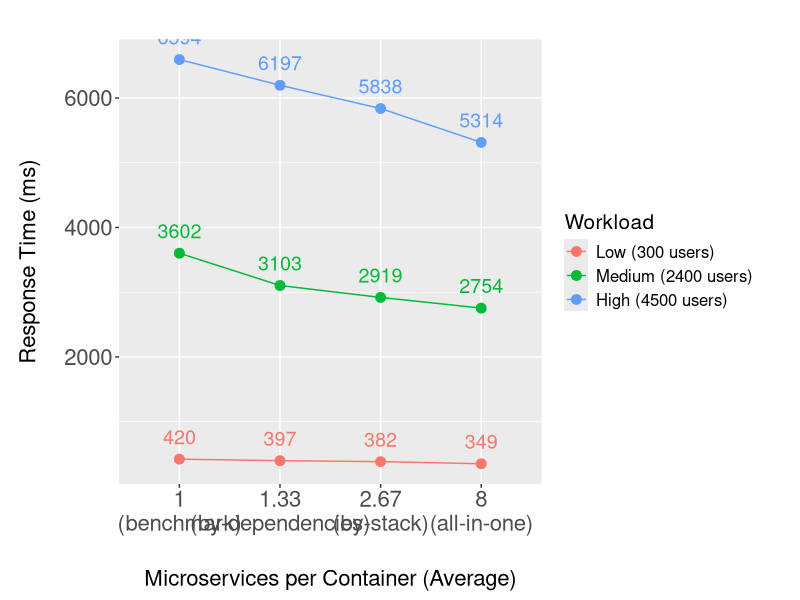

Recreate this plot in R.
setwd("~/Documentos/Dev/microservices-container-grouping/experiments_results/graphics_and_tables_consolidated/performance/not_hpa")
# Carregar pacotes necessários
library(ggplot2)
library(dplyr)

# Criar o dataframe
data <- data.frame(
  workload = c(300, 300, 300, 300, 2400, 2400, 2400, 2400, 4500, 4500, 4500, 4500),
  workload_desc = c("Low (300 users)", "Low (300 users)", "Low (300 users)", "Low (300 users)", "Medium (2400 users)", "Medium (2400 users)", "Medium (2400 users)", "Medium (2400 users)", "High (4500 users)", "High (4500 users)", "High (4500 users)", "High (4500 users)"),
  scenario = c("benchmark", "by-dependencies", "by-stack", "all-in-one",
               "benchmark", "by-dependencies", "by-stack", "all-in-one",
               "benchmark", "by-dependencies", "by-stack", "all-in-one"),
  Microservices_per_Container_Average = c(1.00, 1.33, 2.67, 8.00, 1.00, 1.33, 2.67, 8.00, 1.00, 1.33, 2.67, 8.00),
  Response_Time = c(420, 397, 382, 349, 3602, 3103, 2919, 2754, 6594, 6197, 5838, 5314)
)

# Criar uma nova coluna combinando cenário e média de microservices por container
data <- data %>%
  mutate(Scenario_Microservices = paste(Microservices_per_Container_Average, "\n(", scenario, ")", sep = ""),
         Scenario_Microservices = factor(Scenario_Microservices, levels = unique(Scenario_Microservices[order(Microservices_per_Container_Average)])))

# Gerar o gráfico
fig <- ggplot(data, aes(x = Scenario_Microservices, y = Response_Time, color = factor(workload_desc, levels = unique(workload_desc[order(workload)])))) +
  geom_point(size = 3) +
  geom_line(aes(group = workload)) +
  geom_text(aes(label = Response_Time), vjust = -1, size = 5, show_guide  = FALSE) +  # Adiciona os valores dos pontos
  labs(
    #title = "Median Response Time (ms) vs Microservices per Container",
       x = "Microservices per Container (Average)",
       y = "Response Time (ms)",
       color = "Workload") +
  theme(plot.title = element_text(hjust = 0.5, vjust = 5, size = 20),
        strip.text = element_text(size= 16),
        plot.margin = unit(c(1,1,1,1), "cm"),
        axis.text = element_text(size = 16),
        #axis.text.x = element_text(angle = -45),
        legend.title = element_text(size = 15),
        legend.text = element_text(size = 12),
        axis.title = element_text(size = 16),
        axis.title.y=element_text(vjust=5),
        axis.title.x=element_text(vjust=-5))

pdf_file = paste("resume_response_time_not_hpa.pdf",sep = "")
pdf(pdf_file, width = 16, height = 9)
print(fig)
dev.off()
